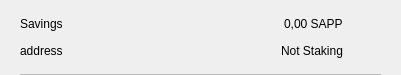
<?xml version="1.0" encoding="UTF-8"?>
<ui version="4.0">
 <class>CSRow</class>
 <widget class="QWidget" name="CSRow">
  <property name="geometry">
   <rect>
    <x>0</x>
    <y>0</y>
    <width>401</width>
    <height>75</height>
   </rect>
  </property>
  <property name="windowTitle">
   <string>Form</string>
  </property>
  <layout class="QVBoxLayout" name="verticalLayout">
   <property name="spacing">
    <number>0</number>
   </property>
   <property name="leftMargin">
    <number>20</number>
   </property>
   <property name="topMargin">
    <number>10</number>
   </property>
   <property name="rightMargin">
    <number>20</number>
   </property>
   <property name="bottomMargin">
    <number>0</number>
   </property>
   <item>
    <widget class="QWidget" name="info" native="true">
     <property name="minimumSize">
      <size>
       <width>0</width>
       <height>0</height>
      </size>
     </property>
     <layout class="QHBoxLayout" name="horizontalLayout_3">
      <property name="leftMargin">
       <number>0</number>
      </property>
      <property name="topMargin">
       <number>0</number>
      </property>
      <property name="rightMargin">
       <number>0</number>
      </property>
      <property name="bottomMargin">
       <number>10</number>
      </property>
      <item>
       <widget class="QWidget" name="container" native="true">
        <property name="minimumSize">
         <size>
          <width>0</width>
          <height>0</height>
         </size>
        </property>
        <layout class="QVBoxLayout" name="verticalLayout_2">
         <property name="spacing">
          <number>0</number>
         </property>
         <property name="leftMargin">
          <number>0</number>
         </property>
         <property name="topMargin">
          <number>0</number>
         </property>
         <property name="rightMargin">
          <number>0</number>
         </property>
         <property name="bottomMargin">
          <number>0</number>
         </property>
         <item>
          <layout class="QHBoxLayout" name="horizontalLayout">
           <item>
            <widget class="QLabel" name="labelName">
             <property name="text">
              <string>Savings</string>
             </property>
            </widget>
           </item>
           <item>
            <spacer name="horizontalSpacer">
             <property name="orientation">
              <enum>Qt::Horizontal</enum>
             </property>
             <property name="sizeHint" stdset="0">
              <size>
               <width>40</width>
               <height>20</height>
              </size>
             </property>
            </spacer>
           </item>
           <item>
            <widget class="QLabel" name="labelAmount">
             <property name="text">
              <string>0,00 SAPP</string>
             </property>
            </widget>
           </item>
          </layout>
         </item>
         <item>
          <layout class="QHBoxLayout" name="horizontalLayout_2">
           <item>
            <widget class="QLabel" name="labelAddress">
             <property name="text">
              <string>address</string>
             </property>
            </widget>
           </item>
           <item>
            <spacer name="horizontalSpacer_2">
             <property name="orientation">
              <enum>Qt::Horizontal</enum>
             </property>
             <property name="sizeHint" stdset="0">
              <size>
               <width>40</width>
               <height>20</height>
              </size>
             </property>
            </spacer>
           </item>
           <item>
            <widget class="QLabel" name="labelStaking">
             <property name="text">
              <string>Not Staking</string>
             </property>
            </widget>
           </item>
          </layout>
         </item>
        </layout>
       </widget>
      </item>
      <item alignment="Qt::AlignHCenter|Qt::AlignVCenter">
       <widget class="QPushButton" name="pushButtonMenu">
        <property name="minimumSize">
         <size>
          <width>24</width>
          <height>24</height>
         </size>
        </property>
        <property name="maximumSize">
         <size>
          <width>32</width>
          <height>32</height>
         </size>
        </property>
        <property name="focusPolicy">
         <enum>Qt::NoFocus</enum>
        </property>
        <property name="styleSheet">
         <string notr="true">border:none; background-color:transparent;</string>
        </property>
        <property name="text">
         <string/>
        </property>
        <property name="icon">
         <iconset>
          <normaloff>://ic-menu-hover</normaloff>://ic-menu-hover</iconset>
        </property>
        <property name="iconSize">
         <size>
          <width>24</width>
          <height>24</height>
         </size>
        </property>
       </widget>
      </item>
     </layout>
    </widget>
   </item>
   <item>
    <widget class="QLabel" name="lblDivisory">
     <property name="minimumSize">
      <size>
       <width>0</width>
       <height>1</height>
      </size>
     </property>
     <property name="maximumSize">
      <size>
       <width>16777215</width>
       <height>1</height>
      </size>
     </property>
     <property name="styleSheet">
      <string notr="true">background-color:#bababa;</string>
     </property>
     <property name="text">
      <string/>
     </property>
     <property name="alignment">
      <set>Qt::AlignBottom|Qt::AlignLeading|Qt::AlignLeft</set>
     </property>
    </widget>
   </item>
  </layout>
 </widget>
 <resources/>
 <connections/>
</ui>
